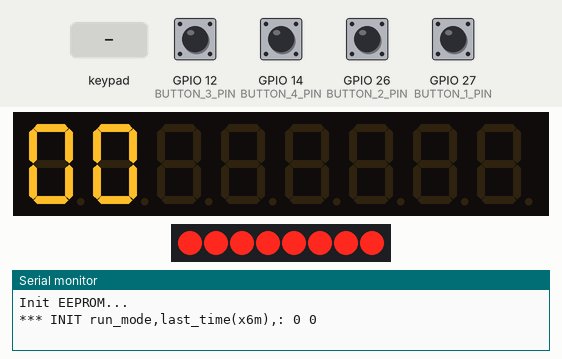
Recording of a sketch running on a simulated ESP32. On the bench: 8-digit seven-segment display, 8 shift-register outputs drawn as a row of LEDs (first output left, lit = HIGH), the last lines printed to the serial monitor. Wiring (inferred from the names in the program): TM1638 display and keys: STB GPIO 4; clock GPIO 16; DIO GPIO 17. Inputs (shaded band) come from the test bench; at power-on: GPIO 12 (BUTTON_3_PIN), GPIO 14 (BUTTON_4_PIN), GPIO 26 (BUTTON_2_PIN), GPIO 27 (BUTTON_1_PIN) HIGH. EEPROM starts erased.

Above: at 1.2 s.
1.3 s: key '8' pressed
At 2.5 s:
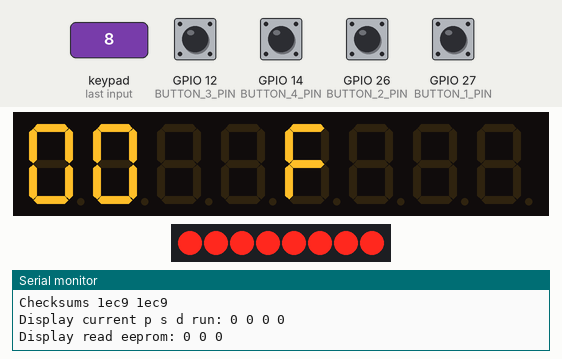
2.8 s: keypad keys 1 2 pressed 0.4 s apart
At 3.6 s:
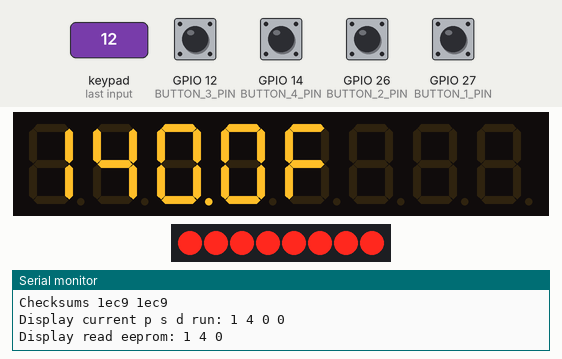
5.1 s: GPIO 12 (BUTTON_3_PIN) pulled LOW for 0.15 s
At 6.3 s:
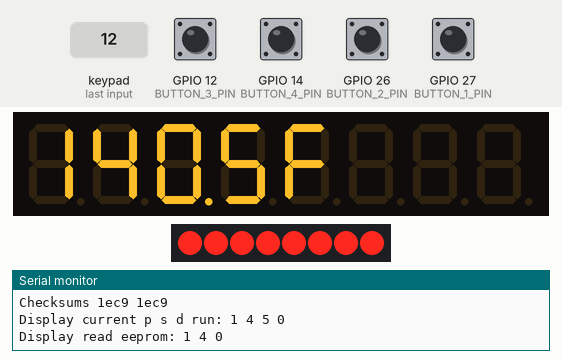
6.7 s: GPIO 26 (BUTTON_2_PIN) pulled LOW for 0.15 s
At 7.8 s:
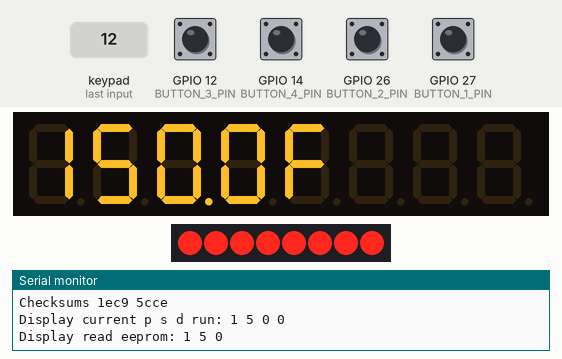
8.3 s: GPIO 27 (BUTTON_1_PIN) pulled LOW for 0.15 s
At 8.6 s:
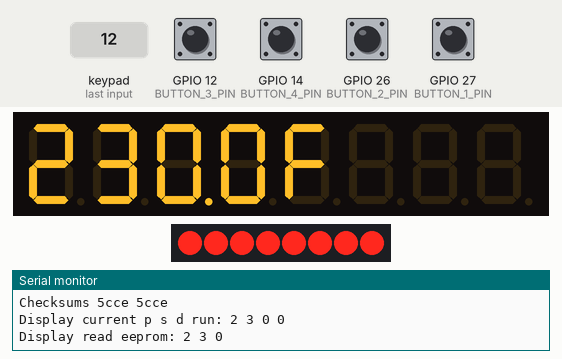
9.9 s: GPIO 12 (BUTTON_3_PIN) pulled LOW for 1 s
At 10.2 s:
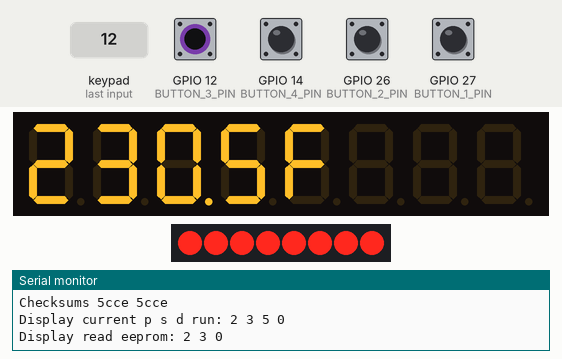
Timing chart, 0 to 12.9 s (numbered marks = the images above; inputs shaded):
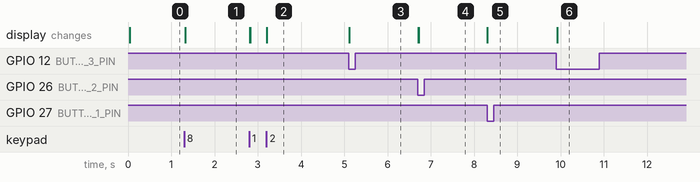

The sketch:

irrigationESP32.ino
```cpp
// Simple irrigation controller
// 25 June 2022, ESP32 version
// 4 Sept 2022, added programs 4,5

/* Simple display in four digits.
 *   First digit for "program" ie. p0-p9
 *   2nd digit for "station" s1 to s6 (plus sA-sF for expansion) and
 *   3rd,4th digits for hours (incremented in 30m blocks so 1.5 = 90min).
 *   Program p9 is a loop for backwash and is only active when other programs are running.
 *   Program p0 is for run mode. The program button stops all programs and goes to prog mode.
 *      When in p0, the station is actually the run prog, so 01xx is run only p1, but 00xx is run all.
 *      Generally we'll run one program at a time.
 *      Pump runs whenever in run mode.
 *
 * There is no time of day start. Only a manual start.
 * Initial design has only 8 relays, so allowing one for pump and two for backwash, leaves 5 useful stations.
 * Stations 3-7 would be irrigation blocks,
 *   1 and 2 for backwash filters and
 *   0 for pump.
 *   System could be expanded by using a 4-relay board and another 74hc595 register (or just 4 pins).
 *
 *   Output pins are connected to opto-coupled relay board with 24vac supply to relays for actuators.
*/

/* Buttons
 *  1 - selects run mode = 0 or program mode 1,2,3,4,5,9
 *  2 - in run mode select 0 to run-all or 1,2,3,4,5 to run just one program, in program mode press to increment station/block
 *  3 - in run mode press to start, in program mode increment duration
 *  4 - in run mode press to stop , in program mode zero duration
 *  8 - fast mode button which speeds up clock x12 and displays "F" in the 5th digit
 */

/* Display
 *  In run mode
 *    first digit 0, 2nd is 0 for all and 1,2,3,4,5 for only one program
 *    digits 3,4 show time elapsed since start of program in hours. So 1.3 is 1 hour and 18 minutes
 *    2nd bank of digits shows remaining time for each active station
 *  In program mode
 *    first digit shows program number 1,2,3,4,5,9 - where 9 is for backwash
 *    2nd digit shows station and duration in hours (except for backwash stations s1,s2 in minutes)
 */

#include <EEPROM.h> // size 512
#define CK1 96   // eeprom setup cksum low address
#define CK2 97   // eeprom setup cksum high address
#define LAST_PROG 102  // last run program
#define STATUS 103  // location of status eeprom register
#define LAST_TIME_INDEX 104 // refers to 105 to 121 in eeprom for wear leveling
#define LAST_TIME_BASE 105
#define LAST_TIME_SIZE 16
                       // if in run mode this will be last run time in 6min chunks
                       // eg. if timer has been running a program for 1.4 hours it would have a value of 14
                       // values > 240 (ie. 24hrs) are invalid

// eeprom data - 10 programs and 10 stations = 100 uint8_ts // a bit excessive
#define PROGS 10
#define MAX_PROG 5   // available progs are 1,2,3,4,5
#define STATIONS 16  // stations 0x0 to 0xF, but 0 is for pump and 0xD is for loop delay
#define EBASE 180    // BASE address for programs

// backwash stations 1,2 and delay station 0xd
uint8_t bws[] = { 1,2,0xd };

// normal irrigation block stations
// expand here if adding a 4-port relay board
uint8_t bls[] = { 3,4,5,6,7 };

// TM1638 display/keyboard pins
const uint8_t strobe_pin =  4;
const uint8_t clock_pin  = 16;
const uint8_t data_pin   = 17;
/*
const uint8_t BUTTON_1_PIN = 14;  // touch 6
const uint8_t BUTTON_2_PIN = 27;  // touch 7
const uint8_t BUTTON_3_PIN = 13;  // touch 4
const uint8_t BUTTON_4_PIN = 12;  // touch 5
*/
// changes for the devkit-c versus devkit-v1 controller board gnd pin change
const uint8_t BUTTON_1_PIN = 27;  // touch 7
const uint8_t BUTTON_2_PIN = 26;  // dac 2
const uint8_t BUTTON_3_PIN = 12;  // touch 5
const uint8_t BUTTON_4_PIN = 14;  // touch 6
const uint8_t BUTTON_GND = 13;  // touch 4 - fake ground pin - set to zero

#define CLOCK_NORMAL 0
#define CLOCK_INVERT 1
#define CLOCK_TYPE CLOCK_INVERT
#define CLOCK_DELAY_US 1
uint8_t buttons;  // buttons from 8-digit/key board

// 74HC595 pins for shift register to 8 relay board
#define SER_Pin 25
#define RCLK_Pin 33
#define SRCLK_Pin 32
uint8_t relays;  // 8-bit register of relay states

/* Segment uint8_t maps for numbers 0 to 9 and A to F */
                     /*0*/ /*1*/ /*2*/ /*3*/ /*4*/ /*5*/ /*6*/ /*7*/ /*8*/ /*9*/ /*A*/ /*B*/ /*C*/ /*D*/ /*E*/ /*F*/
uint8_t digits[] = { 0x3f, 0x06, 0x5b, 0x4f, 0x66, 0x6d, 0x7d, 0x07, 0x7f, 0x6f, 0x77, 0x7c, 0x39, 0x5e, 0x79, 0x71, 0 };
const uint8_t POINT_SEG = 0x80;
const uint8_t BLANK_SEG = 16;


long int j = 0, k = 0; // temp variables for display
boolean run_mode=false, dbg=false, fast_mode=false;
char buffer[128];  // output string buffer for debug
uint8_t b1,b2,b3,b4,b8;     // button states
uint8_t b1new,b2new,b3new,b4new,b8new;     // button states
uint8_t prog=0, station=0, duration=0;

unsigned long start_time; // in milli-seconds since boot
uint8_t last_time;    // time since program start (in 6 min blocks)
uint8_t backwash_delay; // delay backwash start after poweron
uint8_t debounce; // key debounce delay hack
unsigned int ct,pt,lt,bt; // run time in minutes for run mode
unsigned int remaining[STATIONS]; // remaining run time in minutes
uint8_t sr; // station time remaining display counter
uint8_t p,s; // prog and station for run mode
uint8_t st[STATIONS], station_active;  // station states for run mode

void setup ()
{
  /* Set DIO pins to outputs */
  pinMode(strobe_pin, OUTPUT);
  pinMode(clock_pin, OUTPUT);
  pinMode(data_pin, OUTPUT);

  // setup TM1638 led display
  sendCommand(0x8f);  // activate
  sendCommand(0x40);  // set auto increment mode
  digitalWrite(strobe_pin, LOW);
  shiftOutMod(data_pin, clock_pin, LSBFIRST, CLOCK_TYPE, CLOCK_DELAY_US, 0xc0);   // set starting address to 0
  for(uint8_t i = 0; i < 16; i++) // write 16 bytes of zero to clear display - each digit is 2 bytes - 10 bits used
    shiftOutMod(data_pin, clock_pin, LSBFIRST, CLOCK_TYPE, CLOCK_DELAY_US, 0x00);
  digitalWrite(strobe_pin, HIGH);

  // setup for external 4-key pad
  pinMode(BUTTON_GND, OUTPUT);
  digitalWrite(BUTTON_GND, LOW); // create a fake ground pin for easy button connection on dev-c and dev-v1 boards
  pinMode(BUTTON_1_PIN, INPUT_PULLUP);
  pinMode(BUTTON_2_PIN, INPUT_PULLUP);
  pinMode(BUTTON_3_PIN, INPUT_PULLUP);
  pinMode(BUTTON_4_PIN, INPUT_PULLUP);
  b1=digitalRead(BUTTON_1_PIN);
  b2=digitalRead(BUTTON_2_PIN);
  b3=digitalRead(BUTTON_3_PIN);
  b4=digitalRead(BUTTON_4_PIN);

  b8=HIGH; // start with fast_mode button HIGH

  Serial.begin(115200); // for debug output

  EEPROM.begin(512); // create an eeprom object in esp32

  // check if EEPROM setup
if ( ((EEPROM.read(CK2)*256+EEPROM.read(CK1)) & 0x7fff) != checksum() ) {
  // init the program memory
  Serial.println("Init EEPROM...");
  for(p=0; p<PROGS; p++) for (s=0;s<STATIONS;s++) update_eeprom(p, s, 0);
  update_checksum();
  EEPROM.write(LAST_TIME_INDEX,0); // set the initial last time index to 0
  EEPROM.write(LAST_TIME_BASE,0); // set the initial last time value to 0
  EEPROM.write(STATUS,false); // disable run mode
  EEPROM.commit();
  }

// get last run mode and if needed get last_time
run_mode=EEPROM.read(STATUS);

last_time=0; // time since last start in 6 min blocks
if (run_mode) {
  last_time=EEPROM.read(LAST_TIME_BASE + EEPROM.read(LAST_TIME_INDEX) );
  start_time=millis();  // set start time base
  sr=1;  // time remaining display starts from station 1
  station = EEPROM.read(LAST_PROG);  // restore the last running program 0=all
  }
if (last_time>240) { last_time=0; run_mode=false; }  // ignore last_time > 24 hours

// note that prog will not resume until a minute after restart because initially ct==lt
lt=(unsigned int) last_time * 6;  // last loop time in minutes (set lt=0 to restart immediately)
bt=lt+1;                           // current backwash start time in minutes

backwash_delay=1; // delay backwash start after poweron

debounce=0; // external keypad debounce delay hack

  // 74hc595 output pins for relays
  pinMode(SER_Pin, OUTPUT);
  pinMode(RCLK_Pin, OUTPUT);
  pinMode(SRCLK_Pin, OUTPUT);

  relays_off();

sprintf(buffer,"*** INIT run_mode,last_time(x6m),: %d %d\n",run_mode,last_time);
Serial.print(buffer);

}

/* Main program */
void loop()
{
/* Update the display with the current counter value */
  WriteNumberToSegment(0, prog, 0);
  delay(2);
  WriteNumberToSegment(1, station, 0);
  delay(2);
  if (k++ < 100) { // blink last two digits
    j= duration; // in 6 min units
    if (run_mode) j = ct / 6;  // ct is in min, so ct/6 means 18min shows as 0.3 on display
    WriteNumberToSegment(2 , (j/10 % 10), POINT_SEG );
    delay(2);
    WriteNumberToSegment(3 , j % 10, 0 );
    } else
    {
    WriteNumberToSegment(2 , BLANK_SEG, 0 );
    delay(2);
    WriteNumberToSegment(3 , BLANK_SEG, 0 );
    }
  delay(2);
  if ( (k > 200) || (run_mode==false) ) k=0; // only blink in run_mode=true
  if ( (prog==0) && (run_mode==false) ) k=100; // blank in prog=0 and not running

  if (fast_mode)
      WriteNumberToSegment(4,0xF,0);  // write F to digit 4 to show fast_mode
    else
      WriteNumberToSegment(4,BLANK_SEG,0);

  // blank last 3 digits if not in run mode
  if (run_mode==0) {
    WriteNumberToSegment(5 , BLANK_SEG, 0 );
    WriteNumberToSegment(6 , BLANK_SEG, 0 );
    WriteNumberToSegment(7 , BLANK_SEG, 0 );
  } else {
    // display time remaining (in minutes so divide by 6 to get 6min scale so 90min goes to 1.5hrs)
    while ( (remaining[sr] == 0) && (sr < (STATIONS-1)) ) sr++;
    if ( remaining[sr] != 0 ) {
      // if backwash stations then display minutes instead of 6min units
      if ( (sr == bws[0]) || (sr == bws[1] ) ) j = remaining[sr]*10; else j = (remaining[sr]+3)/6;
      WriteNumberToSegment(5, sr, 0);
      WriteNumberToSegment(6, (int) (j/10) % 10, POINT_SEG);
      WriteNumberToSegment(7, (int) j % 10, 0);
    } else {
      sr=1;  // restart check for any running stations on next cycle
    }

    if (k==199) sr++; // check next station after a delay
    if (sr > (STATIONS-1)) sr=1;  // restart check on next cycle
  }

// Run Mode
if (run_mode) {
  station_active=false;

  if (fast_mode) {
    // for debug testing use seconds rather than minutes
    ct=((millis()-start_time)/5000) + last_time*6;  // number of 5s intervals since start - for debugging
  } else {
    ct=((millis()-start_time)/60000) + last_time*6;  // number of 60s intervals since start
  }
  /* in fast_mode last_time is measured in 30 second units and in normal mode it is in 6 minute units
   * the display shows hours.minutes in normal time ie. 6 minutes shown as 0.1 and hence 1.0 means 1 hour
   * and in fast mode the display time shows 30s as 0.1 and hence 1.0 means 5 minutes in fast mode
  */

  if (ct > 24*60) {  // stop if run time exceeds 24 hours
      stop_runmode();
      Serial.println("Run exceeded 24 hours. Stopping.");
      lt=ct;  // to skip rest of run mode section
    }

  if (lt != ct) { // wait for ct to change before changing stations
    lt=ct;
    EEPROM.write(LAST_TIME_BASE + EEPROM.read(LAST_TIME_INDEX),(lt/6)); // save last time in case of power failure restart
    EEPROM.commit();
    for(s=0;s<STATIONS;s++) { st[s]=0; remaining[s]=0; } // all stations off

    for(p=1;p < (PROGS-1); p++) { // check each program
      s=3; pt=0;
      if ( (station == 0) || (station == p) ) {      // run all or run just one program
        while ( (pt <= ct) && (s < (STATIONS-3)) ) { // check stations s3 to 0xC excluding 0xD for delay and s0,s1,s2 which are pump and backwash
          pt += (read_eeprom(p, s) * 6); // add minutes
          s++;
        }
      sprintf(buffer,"pt,ct,s-1: %d,%d,%d,%d\n",pt,ct,s-1,p);
      Serial.print(buffer);
        if ( pt > ct ) {
          st[s-1]=1;  // station on
          remaining[s-1]=max(pt-ct,remaining[s-1]);  // max remaining time on station s
          station_active=true; // flag at least on station active
        }
      }
    }

    // backwash program 9 (stop when no other stations on)
    if (station_active) {
      if (backwash_delay) {  // dont start in first minute
        bt=ct+1; // +1 so next cycle starts at effectively zero
        backwash_delay--; // decrement delay to zero
      } else {
      p=PROGS-1; // backwash program p9
      pt=bt; s=0; // filter one is s1 and filter two is s2
      while ( (pt <= ct) && (s < 3) ) {
        if (s<2) pt += (read_eeprom(p, bws[s]) / 10); // add minutes for s1,s2
          else pt += (read_eeprom(p, bws[s]) * 6); // add minutes for s0xd
        s++;   // stations s1,s2 are in 0.1 min units and station 0xd is in 6 min units
        }
      sprintf(buffer,"backwash bt,pt,ct,s-1,bws[s-1]: %d,%d,%d,%d,%d\n",bt,pt,ct,s-1,bws[s-1]);
      Serial.print(buffer);
      if ( pt > ct ) {
        st[bws[s-1]]=1;          // station on flag
        remaining[bws[s-1]]=pt-ct;  // remaining time on station s
      }
        else if (s == 3) bt=ct+1; // else reset bt to restart backwash cycle
      }

// for all stations set pin mode LOW if active (except last one which is a delay)
    Serial.print("Active stations: ");
    relays=1;  // all off except for pump
    setLed(0,1);
    Serial.print(1);
    for(s=1; s<8; s++) { // s1 to s7
      relays = (relays << 1) | (st[s] & 1);
      setLed(s,st[s]);
      Serial.print(st[s]);
      }
    Serial.println(st[0xd]);  // print backwash delay station

    // write to 74hc595 register for relays
    digitalWrite(RCLK_Pin, LOW);
    shiftOut(SER_Pin, SRCLK_Pin, LSBFIRST, relays ^ 0xff); // set 8 relay pins
    digitalWrite(RCLK_Pin, HIGH);
    } else { // if no main stations active so disable run_mode
      stop_runmode();
      Serial.println("Run complete.");
    }
  }
}

if (debounce) debounce--; else {

buttons = readButtons();  // b1=1; b2=2; b3=4;

if ( (buttons & 1) || (digitalRead(BUTTON_1_PIN)==0) ) b1new=LOW; else b1new=HIGH;
if ( (buttons & 2) || (digitalRead(BUTTON_2_PIN)==0) ) b2new=LOW; else b2new=HIGH;
if ( (buttons & 4) || (digitalRead(BUTTON_3_PIN)==0) ) b3new=LOW; else b3new=HIGH;
if ( (buttons & 8) || (digitalRead(BUTTON_4_PIN)==0) ) b4new=LOW; else b4new=HIGH;
if ( (buttons & 128) ) b8new=LOW; else b8new=HIGH;
/*
if ( (buttons & 1)  ) b1new=LOW; else b1new=HIGH;
if ( (buttons & 2)  ) b2new=LOW; else b2new=HIGH;
if ( (buttons & 4)  ) b3new=LOW; else b3new=HIGH;
if ( (buttons & 8)  ) b4new=LOW; else b4new=HIGH;
*/

// fast mode speeds up clock
if ( (b8 == HIGH) && (b8new==LOW) ) {  // S8 low active
  Serial.println("button 8 LOW");
  debounce=32;
  if (fast_mode) fast_mode=false; else fast_mode=true; // toggle fast_mode
  if (run_mode) {  // rebase ct time as we're switching to/from 12s to 60s intervals
    last_time = ct / 6;
    start_time=millis();  // set start time base
  }
  dbg=true;
}
b8 = b8new;

if ( (b1 == HIGH) && (b1new==LOW) ) {  // S1 low active
  Serial.println("button 1 LOW");
  debounce=32;
  if (prog==0)
    stop_runmode(); // exit run mode when going from prog=0 to prog=1
  else
    update_eeprom(prog, station, duration);  // record current duration
  station = 3;  // switch to station 3 when changing prog
  if (prog != 0) update_checksum();
  if (++prog>(PROGS-1)) prog=0;
  if (prog > MAX_PROG) { prog=PROGS-1; station=1; } // skip to prog 9 for backwash
  if (prog==0)
    { station=0; duration=0; }
  else
    duration = read_eeprom(prog, station);   // load next duration
  dbg=true;
}
b1 = b1new;

// in run mode (p0) then inc station which shows which prog to run or p0,s0 to run all
// in prog mode inc station number and save current and load next duration
if ( (b2 == HIGH) && (b2new==LOW) ) {  // S2 low active
  Serial.println("button 2 LOW");
  debounce=32;
    if (prog!=0) {
      update_eeprom(prog, station, duration);  // record current duration
      if (++station >= (STATIONS-3)) station=1;  // station in range 1 to 12
      if ( (prog==(PROGS-1)) && (station >= 3) ) station=0xd; // backwash delay
      if (prog!=(PROGS-1)) {
        if (station < 3) station=3;
        if (station > 7) station=3;
      }
      duration = read_eeprom(prog, station);   // load next duration
    } else {
      // in run mode station shows which program to run so 01xx means run p1
      if (run_mode==false) // if not running in p0 then can select which prog to run
        if (++station>MAX_PROG) station=0; // no manual backwash alone
    }
  dbg=true;
}
b2 = b2new;

if ( (b3 == HIGH) && (b3new==LOW) ) {  // S3 low active
  Serial.println("button 3 LOW");
  debounce=32;
  if ( (prog==0) && (run_mode==false) ) start_runmode();
  else if (prog!=0) {
    duration=((duration / 5) + 1) * 5; // 5*6min = 30min increment
    if ((prog==(PROGS-1)) && (station<3)) duration+=5; // inc bachwash in half minutes
    if (duration>80) duration=0; // no more than 8 hours
  }

  dbg=true;
}
b3 = b3new;

if ( (b4 == HIGH) && (b4new==LOW) ) {  // S4 low active
  Serial.println("button 4 LOW");
  debounce=32;
  if ( (prog!=0) && (run_mode==false) ) duration=0;
  if ( run_mode==true ) stop_runmode();
}
b4 = b4new;

} // if debounce

// dubug
if (dbg) {
  sprintf(buffer,"Checksums %x %x\n",((EEPROM.read(CK2)*256 + EEPROM.read(CK1)) & 0x7fff),checksum());
  Serial.print(buffer);
  sprintf(buffer,"Display current p s d run: %d %d %d %d\n",prog,station,duration,run_mode);
  Serial.print(buffer);
  sprintf(buffer,"Display read eeprom: %d %d %d\n",prog,station,read_eeprom(prog,station));
  Serial.print(buffer);
  dbg=false;
  }
}

void start_runmode()
{
  uint8_t i;
  Serial.println("start runmode .....................");
    run_mode=true; // toggle run mode
    EEPROM.write(STATUS,run_mode);
    EEPROM.write(LAST_PROG,station); // station has the program number to run 0=all

    i = (EEPROM.read(LAST_TIME_INDEX) + 1) % LAST_TIME_SIZE; // inc index for wear leveling
    EEPROM.write(LAST_TIME_INDEX,i);

    EEPROM.write(LAST_TIME_BASE + EEPROM.read(LAST_TIME_INDEX),0);
    EEPROM.commit();

    sprintf(buffer,"last_time base,index: %d %d\n",LAST_TIME_BASE,EEPROM.read(LAST_TIME_INDEX));
    Serial.print(buffer);

    start_time=millis();  // set start time base
    ct=0; lt=9999; bt=0; // last current minute setup
    last_time=0;
    sr=1;  // time remaining display starts from station 1
    backwash_delay=1;

}

void stop_runmode()
{
    run_mode=false;
    EEPROM.write(STATUS,run_mode);
    EEPROM.commit();
    relays_off();
}

void relays_off()
{
  // set relays off
  relays=0;
  digitalWrite(RCLK_Pin, LOW);
  shiftOut(SER_Pin, SRCLK_Pin, LSBFIRST, relays ^ 0xff); // reset 8 relay pins to OFF
  digitalWrite(RCLK_Pin, HIGH);

  // set leds off
  for(s=0;s<8;s++) setLed(s,0);
}

// Calc checksum for programs
uint16_t checksum() // Fletcher16
{
   uint16_t sum1 = 456; // start at non-zero
   uint16_t sum2 = 0;
   uint8_t a,b;

   for(a=0; a<PROGS; a++) for (b=0;b<STATIONS;b++) {
      sum1 = (sum1 + read_eeprom(a,b)) % 255;
      sum2 = (sum2 + sum1) % 255;
   }

   return ( (sum2 << 8) | sum1 ) & 0x7fff;
}

void update_checksum()
{
  uint16_t c;
  c = checksum();
  EEPROM.write(CK1, c & 0xff);
  EEPROM.write(CK2, c >> 8);
  EEPROM.commit();
}

// memory is address as prod=1 to 9 and station=1 to 9
uint8_t read_eeprom(uint8_t p, uint8_t s)
{
  return EEPROM.read(EBASE + p*STATIONS + s);
}

void update_eeprom(uint8_t p, uint8_t s, uint8_t d)
{
  EEPROM.write(EBASE + p*STATIONS + s, d);
}

/* Write a decimal number between 0 and 9 to one of the 4 digits of the display */
void WriteNumberToSegment(uint8_t Segment, uint8_t Value, uint8_t dp)
{
    sendCommand(0x44);
    digitalWrite(strobe_pin, LOW);
    shiftOutMod(data_pin, clock_pin, LSBFIRST, CLOCK_TYPE, CLOCK_DELAY_US, 0xC0 + (Segment << 1));
    shiftOutMod(data_pin, clock_pin, LSBFIRST, CLOCK_TYPE, CLOCK_DELAY_US, digits[Value] | dp );
    digitalWrite(strobe_pin, HIGH);

}

void sendCommand(uint8_t value)
{
  digitalWrite(strobe_pin, LOW);
  shiftOutMod(data_pin, clock_pin, LSBFIRST, CLOCK_TYPE, CLOCK_DELAY_US, value);
  digitalWrite(strobe_pin, HIGH);
}

void shiftOutMod(uint8_t dataPin, uint8_t clockPin, uint8_t bitOrder, uint8_t clock_type, uint16_t clock_delay_us, uint8_t val)
{
  uint8_t i;

  for (i = 0; i < 8; i++)  {
    if (bitOrder == LSBFIRST)
      digitalWrite(dataPin, !!(val & (1 << i)));
    else
      digitalWrite(dataPin, !!(val & (1 << (7 - i))));

    digitalWrite(clockPin, (clock_type ? LOW : HIGH));
    delayMicroseconds(clock_delay_us);
    digitalWrite(clockPin, (clock_type ? HIGH : LOW));
  }
}

uint8_t shiftInMod(uint8_t dataPin, uint8_t clockPin, uint8_t bitOrder, uint8_t clock_type, uint16_t clock_delay_us) {
  uint8_t value = 0;
  uint8_t i;

  for (i = 0; i < 8; ++i) {
    digitalWrite(clockPin, (clock_type ? LOW : HIGH));
    delayMicroseconds(clock_delay_us);
    if (bitOrder == LSBFIRST)
      value |= digitalRead(dataPin) << i;
    else
      value |= digitalRead(dataPin) << (7 - i);
    digitalWrite(clockPin, (clock_type ? HIGH : LOW));
  }
  return value;
}

uint8_t readButtons(void)
{
  uint8_t buttons = 0;
  digitalWrite(strobe_pin, LOW);
  shiftOutMod(data_pin, clock_pin, LSBFIRST, CLOCK_TYPE, CLOCK_DELAY_US, 0x42);

  pinMode(data_pin, INPUT);

  for (uint8_t i = 0; i < 4; i++)
  {
    uint8_t v = shiftInMod(data_pin, clock_pin, LSBFIRST, CLOCK_TYPE, CLOCK_DELAY_US) << i;
    buttons |= v;
  }

  pinMode(data_pin, OUTPUT);
  digitalWrite(strobe_pin, HIGH);
  return buttons;
}

void setLed(uint8_t position, uint8_t value)
{
  pinMode(data_pin, OUTPUT);

  sendCommand(0x44);
  digitalWrite(strobe_pin, LOW);
  shiftOutMod(data_pin, clock_pin, LSBFIRST, CLOCK_TYPE, CLOCK_DELAY_US, 0xC1 + (position << 1));
  shiftOutMod(data_pin, clock_pin, LSBFIRST, CLOCK_TYPE, CLOCK_DELAY_US, value);
  digitalWrite(strobe_pin, HIGH);
}
```

Measured:
- after the input at 1.3 s, the display: changes at once (image 1)
- after the input at 2.8 s, the display: first changes at once (image 2 shows a later state)
- after the input at 5.1 s, the display: changes at once (image 3)
- after the input at 6.7 s, the display: first changes at once (image 4 shows a later state)
- after the input at 8.3 s, the display: first changes at once (image 5 shows a later state)
- after the input at 9.9 s, the display: changes at once (image 6)
